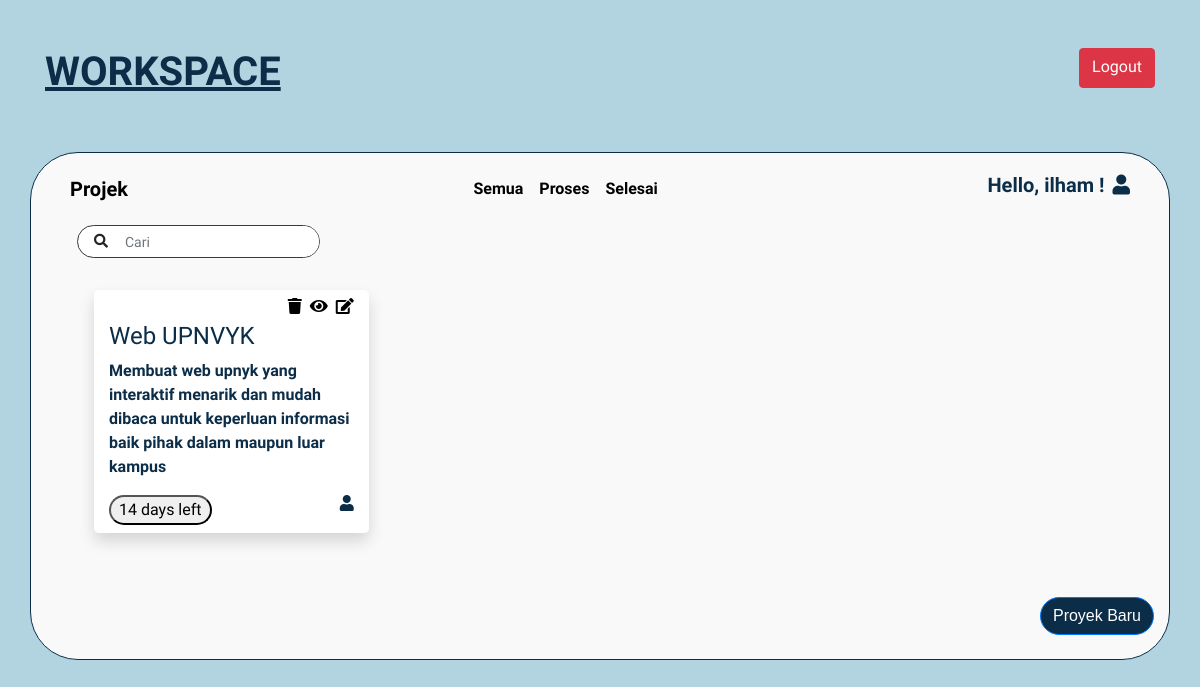
/view/dashboard.php (signed in), run on the app's committed database.
### tables this page shows
CREATE TABLE `data_project` (
  `id_project` int(11) NOT NULL,
  `title` varchar(100) NOT NULL,
  `description` text NOT NULL,
  `deadline` date NOT NULL,
  `status` varchar(100) NOT NULL,
  `file` varchar(100) NOT NULL,
  `team` varchar(100) NOT NULL,
  `id_user` int(11) NOT NULL
);

### view/dashboard.php (the view, shortened to what this page needs)
<!DOCTYPE html>
<html lang="en">
<head>
    <link rel="stylesheet" href="../assets/bootstrap/css/bootstrap.min.css">
    <link rel="stylesheet" href="../assets/css/new_project.css">
    <link rel="stylesheet" href="https://use.fontawesome.com/releases/v5.7.0/css/all.css">
</head>
<body>
    <div class="container mt-5" style="display: flex; justify-content: space-between;">
        <h1 id="workspace_font">WORKSPACE</h1>
        <a class="btn btn-danger" href="../config/action-logout.php" style="height: 40px;">Logout</a>
    </div>
    <div class="container mt-5 pb-4 mb-3" id="kotak">
        <nav class="navbar navbar-expand-lg mt-2 mx-2">
            <a class="navbar-brand" href="#">Projek</a>
            <div class="collapse navbar-collapse" id="navbarNavAltMarkup">
                <div class="navbar-nav mx-auto">
                    <a id="lihat_semua" class="nav-item nav-link active" href="#">Semua <span class="sr-only">(current)</span></a>
                    <a id="lihat_proses" class="nav-item nav-link" href="#">Proses</a>
                    <a id="lihat_selesai" class="nav-item nav-link" href="#">Selesai</a>
                </div>
                <h5>Hello, <?php
                            echo $_SESSION['nama'];
                            ?> !<i class="fas fa-user ml-2"></i></h5>
            </div>
        </nav>
        <div class="row mt-2 mx-2">
            <div class="col-md-3 mx-2">
                <div class="input-group bg-white input-group-sm rounded-pill border border-dark">
                    <div class="button input-group-append">
                        <button class="btn ml-2 " type="submit">
                            <i class="fas fa-search"></i>
                        </button>
                    </div>
                    <input id="keyword" class="cari form-control rounded-pill" type="search" placeholder="Cari" aria-label="Search">
                </div>
            </div>
        </div>
        <div class="row mt-3 mb-5 ml-4" id="lihat_project">
            <?php
            require_once("../config/koneksi.php");
            $id = $_SESSION['id_user'];
            $cek_data_query = "SELECT * FROM data_project WHERE id_user='$id' ORDER BY `data_project`.`deadline` DESC";
            $data = mysqli_query($conn, $cek_data_query) or die(mysqli_error($conn));
            while ($result = mysqli_fetch_assoc($data)) {
            ?>
                <div class="col-md-3 rounded-lg mx-4 py-2 my-3  shadow bg-white" id="kotak_kecil">
                    <a href="edit_project.php?id_project=<?= $result['id_project'] ?>"><i class="fas fa-edit  float-right"></i></a>
                    <a href="lihat_project.php?id_project=<?= $result['id_project'] ?>"><i class="fas fa-eye  float-right mr-2"></i></a>
                    <a href="../config/hapus_project.php?id_project=<?= $result['id_project'] ?>"><i class="fas fa-trash float-right mr-2"></i></a>
                    <br>
                    <h4><?= $result['title'] ?></h4>
                    <p><?= $result['description'] ?></p>
                        <?php
                        $deadline = new DateTime($result["deadline"]);
                        $time_now = new DateTime();
                        if ($deadline > $time_now) {
                            $time_difference = $deadline->diff($time_now)->format("%a" . " days left");
                        ?>
                            <button class="float-left rounded-pill px-2"><?= $time_difference ?></button>
                        <?php
                        } else {
                            $time_difference = $deadline->diff($time_now)->format("%a" . " days ago");
                        ?>
                            <button class="float-left rounded-pill px-2" style="color: tomato;"><?= $time_difference ?></button>
                        <?php
                        }
                        ?>
                    <i class="fas fa-user bg-white float-right"></i>
                </div>
            <?php } ?>
        </div>
        <div class="d-flex align-items-end flex-column">
            <a href="new_project.php"><button class="btn btn-primary" id="tombol" type="button">Proyek Baru</button></a>
        </div>
    </div>
</body>
</html>

### assets/css/new_project.css (style rules this page uses)
a { color: #000000; }
body { font-family: Quicksand, heltevica; font-weight: 900; background-color: #B1D4E0; color: #0C2D48; }
#navbar h3, h6, h5 { font-family: Quicksand, heltevica; font-weight: 600; }
.cari { border: none; }
#kotak { background-color: #F9F9F9; border-color: #0C2D48; border: solid 1px; border-radius: 3em; }
#tombol { background-color: #0C2D48; font-family: Poppins, Helvetica, sans-serif; border-radius: 3em; }
#workspace_font { font-family: Quicksand, heltevica; font-weight: bolder; text-decoration: underline; }

### data on the page
data_project: title "Web UPNVYK", description "Membuat web upnyk yang interaktif menarik dan mudah dibaca untuk keperluan informasi baik pihak dalam maupun luar kampus"

### other printed values
$_SESSION['nama'] "ilham"
